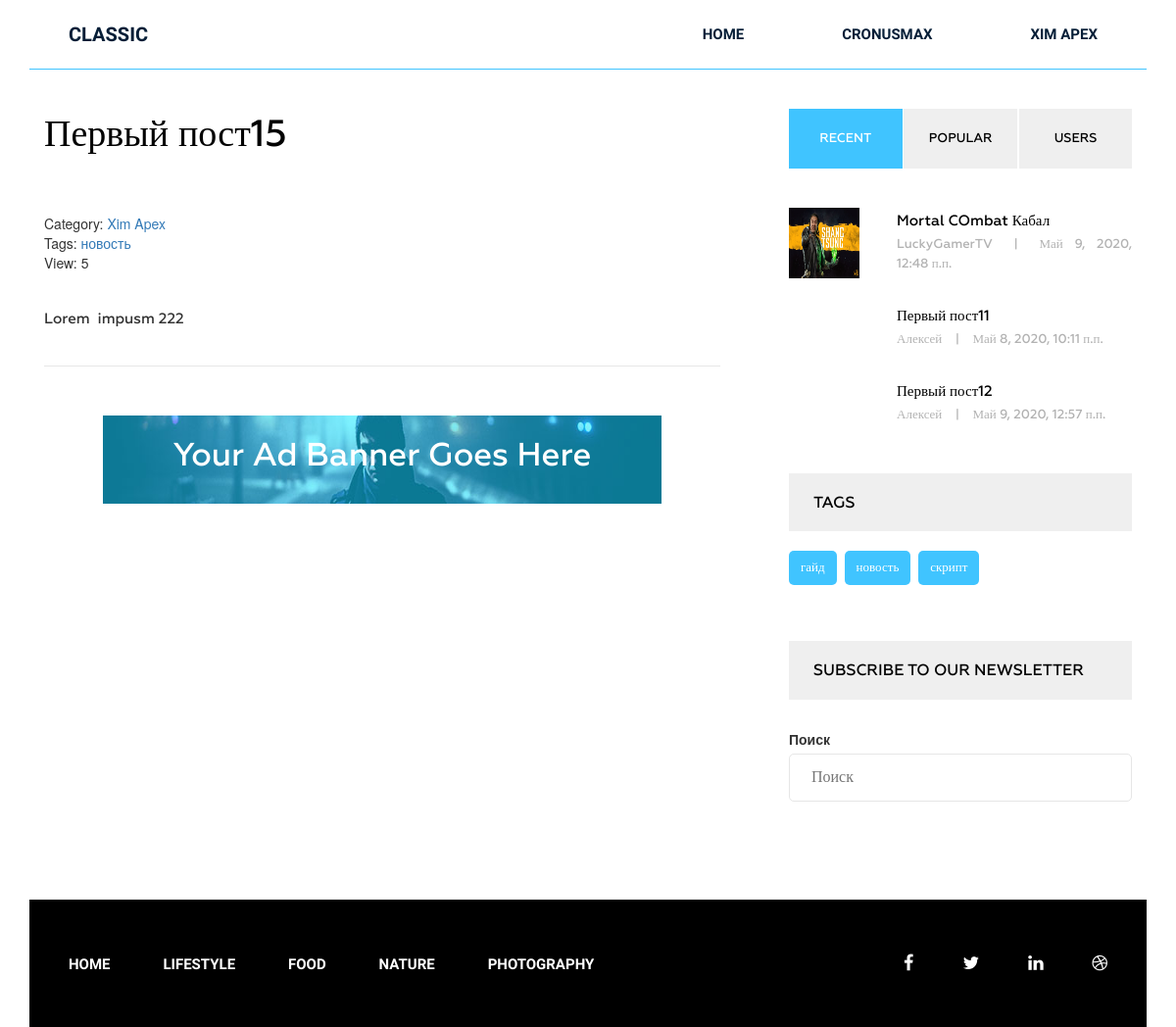
The app's page /blog/xim-apex/pervyj-post15/, older data.
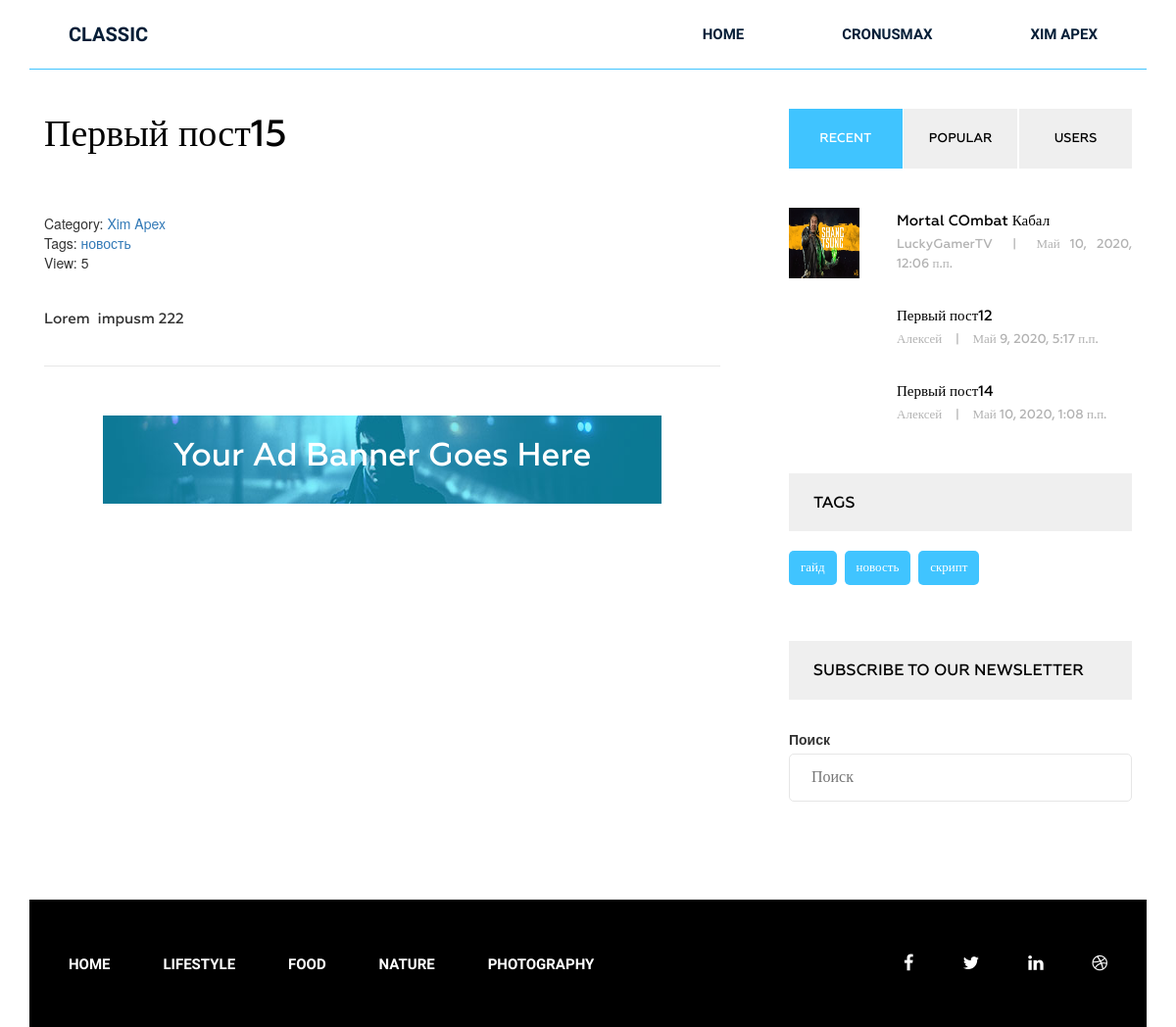
The same page, newer data.
### blog/models.py (models this page shows, shortened)
class Category(models.Model):
    title = models.CharField(max_length=100, verbose_name='Заголовок категории')
    slug = models.SlugField(unique=True, max_length=255, verbose_name='Url')
    def __str__(self):
        return self.title
    def get_absolute_url(self):
        return reverse('blog:category', args=[str(self.slug)])
    class Meta:
        verbose_name = 'Категория'
        verbose_name_plural = 'Категории'
        ordering = ['title']

class Post(TimeStampedModel):
    title = models.CharField(max_length=100, verbose_name='Заголовок поста')
    slug = models.SlugField(max_length=255, unique=True, verbose_name='Url')
    author = models.CharField(max_length=100, verbose_name='Автор')
    content = models.TextField(blank=True, verbose_name='Пост')
    photo = models.ImageField(upload_to='photos/%Y/%m/%d/', blank=True, verbose_name='Фотография')
    view = models.IntegerField(default=0, verbose_name='Количество просмотров')
    category = models.ForeignKey(Category, on_delete=models.PROTECT, related_name='posts',
                                 verbose_name='Категория')
    tags = models.ManyToManyField(Tag, related_name='Тэги', blank=True)
    class Meta:
        verbose_name = 'Пост'
        verbose_name_plural = 'Посты'
        ordering = ['-updated']

class Tag(models.Model):
    title = models.CharField(max_length=100, verbose_name='Имя тэга')
    slug = models.SlugField(unique=True, max_length=255, verbose_name='Url')
    def get_absolute_url(self):
        return reverse('blog:tag', args=[str(self.slug)])
    class Meta:
        verbose_name = 'Тэг'
        verbose_name_plural = 'Тэги'
        ordering = ['title']

### blog/views.py (the view)
# urls.py: path('<str:slug_category>/<str:slug>/', Post.as_view(), name='post'),
class Post(DetailView):
    model = models.Post
    def get_context_data(self, *, object_list=None, **kwargs):
        self.object.view = F('view') + 1
        self.object.save()
        self.object.refresh_from_db()
        return super().get_context_data(**kwargs)

### blog/templatetags/menu.py (called while the page is built)
@register.inclusion_tag('tags/menu.html', takes_context=True)
def show_menu(context, menu_class='menu'):
    categories = Category.objects.all()
    return {"categories": categories, "menu_class": menu_class, "context": context}

### blog/templatetags/popularpost.py (called while the page is built)
@register.inclusion_tag('tags/popposts.html')
def popularpost(cnt=3):
    popposts = Post.objects.order_by('-view')[:cnt]
    return {"popposts": popposts}

### blog/templatetags/tagscloud.py (called while the page is built)
@register.inclusion_tag('tags/tagscloud.html')
def tagscloud():
    tags = Tag.objects.all()
    return {'tagscloud': tags}

### templates/blog/post_detail.html (shortened to what this page needs)
{% extends 'base.html' %}
{% load static popularpost tagscloud %}
{% block content %}
<section class="single-blog-area">
    <div class="container">
        <div class="row">
            <div class="col-md-12">
                <div class="border-top">
                    <div class="col-md-8">
                        <div class="blog-area">
                            <div class="blog-area-part">
                                <h2>{{post.title}}</h2>
                                <div class="single-content">
                                    <span>Category: <a
                                            href="{{ post.category.get_absolute_url }}">{{ post.category }}</a></span>
                                    <br>
                                    {% if post.tags.exists %}
                                    <span>
                                            Tags:
                                            {% for tag in post.tags.all %}
                                            <a href="{{ tag.get_absolute_url }}">{{ tag.title }}</a>
                                            {% endfor %}
                                        </span>
                                    <br>
                                    {% endif %}
                                    <span>View: {{ post.view }}</span>
                                </div>
                                <p>{{post.content|safe}}</p>
                            </div>
                            <div class="ads-area">
                                <img src="img/ads.jpg" alt="">
                                <p>Your Ad Banner Goes Here</p>
                            </div>
                        </div>
                    </div>
                    <div class="col-md-4">
                        <div class="button-group filters-button-group">
                            <button data-filter=".recent" class="button is-checked">Recent</button>
                            <button data-filter=".popular" class="button">popular</button>
                            <button data-filter=".users" class="button">Users</button>
                        </div>
                        {% popularpost %}
                        <div class="tags">
                            <h2 class="sidebar-title">Tags</h2>
                            {% tagscloud %}
                        </div>
                        <div class="newsletter">
                            <h2 class="sidebar-title">Subscribe To oUR nEWSLETTER</h2>
                            {% include 'inc/search.html' %}
                        </div>
                    </div>
                </div>
            </div>
        </div>
    </div>
</section>
{% endblock content %}

### templates/base.html (shortened to what this page needs)
{% load static %}
{% load cache %}
<!DOCTYPE html>
<html lang="en">
<head>
    <link rel="stylesheet" href="{% static 'css/bootstrap.css' %}">
    <link rel="stylesheet" href="{% static 'css/font-awesome.min.css' %}">
    <link rel="stylesheet" href="{% static 'css/owl.carousel.min.css' %}">
    <link rel="stylesheet" href="{% static 'css/owl.theme.default.min.css' %}">
    <link rel="stylesheet" href="{% static 'style.css' %}">
    <link rel="stylesheet" href="{% static 'responsive.css' %}">
</head>
<body>
<div class="wrapper">
    {% include 'inc/header.html' %}
    {% block content %}
    {% endblock content %}
    {% cache 20 footer%}
        {% include 'inc/footer.html' %}
    {% endcache %}
</div>
</body>
</html>

### templates/inc/header.html
{% load menu %}
<header class="header">
    <div class="container">
        <div class="row">
            <div class="col-md-2">
                <div class="logo">
                    <h2><a href="/">Classic</a></h2>
                </div>
            </div>
            <div class="col-md-10">
                {% show_menu %}
            </div>
        </div>
    </div>
</header>

### templates/tags/menu.html (shortened to what this page needs)
<div class="{{ menu_class }}">
    <ul>
        <li class=""><a href="{% url 'core:home' %}">Home</a></li>
        {% for item in categories %}
        <li class="">
            <a href="{{ item.get_absolute_url }}">
                {{item.title}}
            </a>
        </li>
        {% endfor %}
    </ul>
</div>

### templates/tags/popposts.html
<div class="grid">
    {% for post in popposts %}
    <div class="portfolio-item popular">
        {% if post.photo %}
        <img src="{{ post.photo.url }}" alt="{{post.title}}">
        {% endif %}
        <div class="portfolio-text">
            <h5>
                <a href="{% url 'blog:post' post.category.slug post.slug %}">{{ post.title }}</a>
            </h5>
            <p>{{ post.author }} <span>|</span> {{post.updated}}</p>
        </div>
    </div>
    {% endfor %}
</div>

### templates/tags/tagscloud.html
{% for tag in tagscloud  %}
    <p><a href="{% url 'blog:tag' tag.slug %}">{{ tag.title }}</a></p>
{% endfor %}

### templates/inc/search.html
<form action="{% url 'blog:search' %}" method="get">
    <label for="search">Поиск</label>
    <input type="search" name="s" id="search" placeholder="Поиск">
</form>

### templates/inc/footer.html
{% load menu %}
<footer class="footer">
    <div class="container">
        <div class="row">
            <div class="col-md-12">
                <div class="footer-bg">
                    <div class="row">
                        <div class="col-md-9">
                            <div class="footer-menu">
                                <ul>
                                    <li class="active"><a href="#">Home</a></li>
                                    <li><a href="#">lifestyle</a></li>
                                    <li><a href="#">Food</a></li>
                                    <li><a href="#">Nature</a></li>
                                    <li><a href="#">photography</a></li>
                                </ul>
                            </div>
                        </div>
                        <div class="col-md-3">
                            <div class="footer-icon">
                                <p><a href="#"><i class="fa fa-facebook" aria-hidden="true"></i></a><a href="#"><i
                                        class="fa fa-twitter" aria-hidden="true"></i></a><a href="#"><i
                                        class="fa fa-linkedin" aria-hidden="true"></i></a><a href="#"><i
                                        class="fa fa-dribbble" aria-hidden="true"></i></a></p>
                            </div>
                        </div>
                    </div>
                </div>
            </div>
        </div>
    </div>
</footer>

Row changes from the older to the newer data that the page shows:
no longer on this page (row unchanged): Post: title "Первый пост11", author "Алексей", updated "Май 8, 2020, 10:11 п.п."
changed Post "Mortal COmbat Кабал": updated "Май 9, 2020, 12:48 п.п." → "Май 10, 2020, 12:06 п.п."
changed Post "Первый пост12": updated "Май 9, 2020, 12:57 п.п." → "Май 9, 2020, 5:17 п.п."
now on this page (row edited): Post: title "Первый пост14", author "Алексей", updated "Май 10, 2020, 1:08 п.п."
